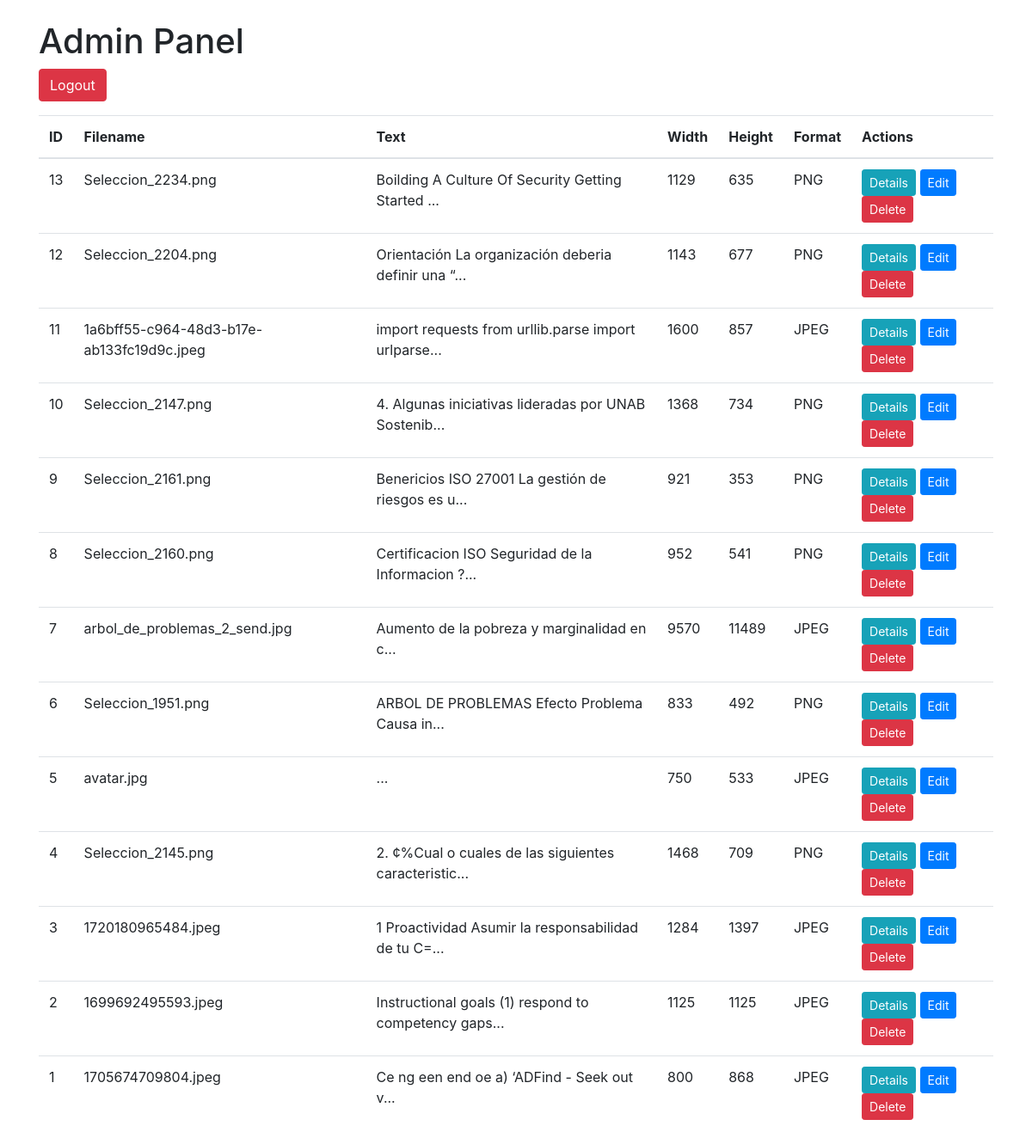
Page /admin (signed in) on the earlier database version.
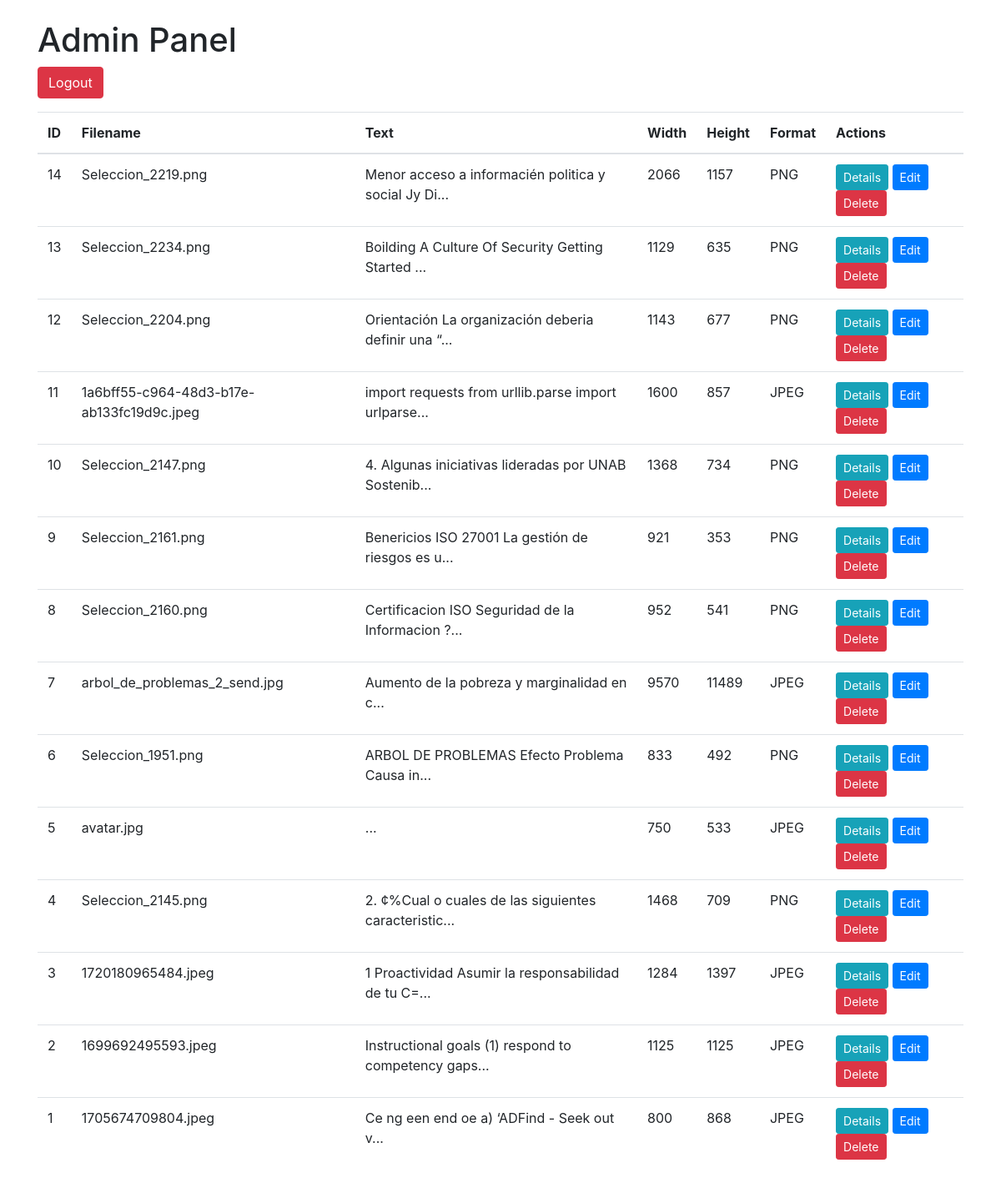
Same page on the later database version.
### tables this page shows
CREATE TABLE ocr_results (id INTEGER PRIMARY KEY, text TEXT, filename TEXT, width INTEGER, height INTEGER, format TEXT, exif_data TEXT);

### app.py (the view)
@app.route('/admin')
@login_required
def admin():
    db = get_db()
    try:
        results = db.execute('SELECT * FROM ocr_results ORDER BY id DESC').fetchall()
    finally:
        db.close()
    return render_template('admin.html', results=results)

### app.py (called while the page is built)
def get_db():
    db = sqlite3.connect('ocr_data.db')
    db.row_factory = sqlite3.Row
    return db

def login_required(f):
    @wraps(f)
    def decorated_function(*args, **kwargs):
        if 'username' not in session:
            return redirect(url_for('login', next=request.url))
        return f(*args, **kwargs)
    return decorated_function

### templates/admin.html (shortened to what this page needs)
<!DOCTYPE html>
<html>
<head>
    <link href="https://stackpath.bootstrapcdn.com/bootstrap/4.3.1/css/bootstrap.min.css" rel="stylesheet">
</head>
<body>
    <div class="container mt-4">
        <h1>Admin Panel</h1>
        <a href="{{ url_for('logout') }}" class="btn btn-danger mb-3">Logout</a>
        <table class="table">
            <thead>
                <tr>
                    <th>ID</th>
                    <th>Filename</th>
                    <th>Text</th>
                    <th>Width</th>
                    <th>Height</th>
                    <th>Format</th>
                    <th>Actions</th>
                </tr>
            </thead>
            <tbody>
                {% for result in results %}
                <tr>
                    <td>{{ result['id'] }}</td>
                    <td>{{ result['filename'] }}</td>
                    <td>{{ result['text'][:50] }}...</td>
                    <td>{{ result['width'] }}</td>
                    <td>{{ result['height'] }}</td>
                    <td>{{ result['format'] }}</td>
                    <td>
                        <a href="{{ url_for('view_details', id=result['id']) }}" class="btn btn-sm btn-info">Details</a>
                        <a href="{{ url_for('edit_result', id=result['id']) }}" class="btn btn-sm btn-primary">Edit</a>
                        <form action="{{ url_for('delete_result', id=result['id']) }}" method="post" style="display:inline;">
                            <button type="submit" class="btn btn-sm btn-danger" onclick="return confirm('Are you sure?');">Delete</button>
                        </form>
                    </td>
                </tr>
                {% endfor %}
            </tbody>
        </table>
    </div>
</body>
</html>

Differences in the rows shown:
added ocr_results: id "14", filename "Seleccion_2219.png", text "Menor acceso a informacién politica y social Jy Di", width "2066", height "1157", format "PNG"
